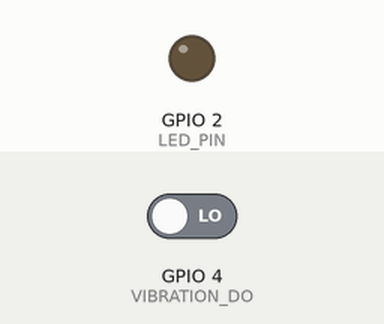
The program below on a simulated ESP32. Shown: output pins drawn as LEDs (lit = HIGH). Dashed ring = blinking. The inputs (shaded band) are chosen by the test bench; at power-on: GPIO 4 (VIBRATION_DO) LOW. What the program prints to the serial monitor is not drawn.

Above: at 2.2 s.
2.3 s: GPIO 4 (VIBRATION_DO) driven HIGH
At 5.2 s:
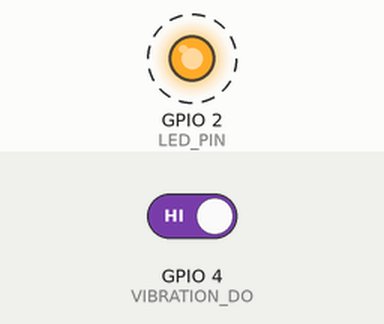
5.3 s: GPIO 4 (VIBRATION_DO) driven LOW
At 5.9 s:
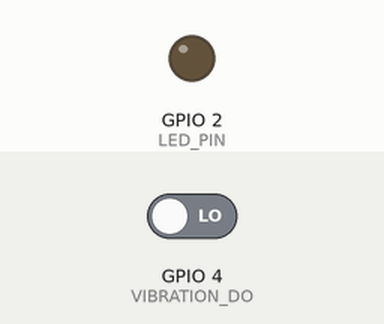
Timing chart, 0 to 8.3 s (numbered marks = the images above; inputs shaded):
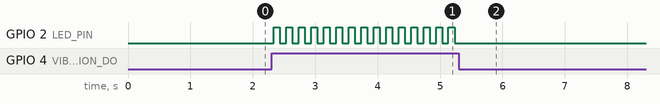

The program:

main.cpp
```cpp
// ============================================================
// HW-484 VIBRATION SENSOR TEST - DO (Digital Output) Method
// ============================================================
// This code:
// 1. Reads vibration from HW-484 DO pin
// 2. Blue LED blinks when vibration is detected
// 3. Blue LED OFF when no vibration
// 4. Shows status on Serial Monitor
// ============================================================

#include <Arduino.h>

// ============================================================
// PIN DEFINITIONS
// ============================================================

#define LED_PIN         2    // Built-in LED (GPIO 2)
#define VIBRATION_DO    4    // HW-484 Digital Output (GPIO 4)

// ============================================================
// SETUP - Runs once when ESP32 powers on
// ============================================================

void setup() {
    // --- Initialize Serial Monitor ---
    Serial.begin(115200);
    delay(1000);

    // --- Initialize LED ---
    pinMode(LED_PIN, OUTPUT);
    digitalWrite(LED_PIN, LOW);  // Start with LED OFF

    // --- Initialize Vibration Sensor (DO pin) ---
    pinMode(VIBRATION_DO, INPUT);

    // --- Print startup message ---
    Serial.println("========================================");
    Serial.println("  HW-484 VIBRATION SENSOR TEST");
    Serial.println("  (Digital Output - DO Method)");
    Serial.println("========================================");
    Serial.println();
    Serial.println("📌 HOW IT WORKS:");
    Serial.println("  - Shake sensor  → Blue LED BLINKS");
    Serial.println("  - Sensor still  → Blue LED OFF");
    Serial.println();
    Serial.println("📌 Sensitivity Adjustment:");
    Serial.println("  - Turn screw counter-clockwise = MORE sensitive");
    Serial.println("  - Turn screw clockwise = LESS sensitive");
    Serial.println();
    Serial.println("Waiting for vibration...");
    Serial.println("========================================");
    Serial.println();
}

// ============================================================
// LOOP - Runs forever
// ============================================================

void loop() {
    // --- Read vibration from DO pin ---
    // HIGH (1) = Vibration detected
    // LOW (0)  = No vibration
    int vibrationState = digitalRead(VIBRATION_DO);

    // --- Check if vibration is detected ---
    if (vibrationState == HIGH) {
        // ✅ VIBRATION DETECTED!

        // Print to Serial Monitor
        Serial.println("💥💥💥 VIBRATION DETECTED! 💥💥💥");

        // Blink Blue LED rapidly (3 times)
        digitalWrite(LED_PIN, HIGH);
        delay(100);
        digitalWrite(LED_PIN, LOW);
        delay(100);
        digitalWrite(LED_PIN, HIGH);
        delay(100);
        digitalWrite(LED_PIN, LOW);
        delay(100);
        digitalWrite(LED_PIN, HIGH);
        delay(100);
        digitalWrite(LED_PIN, LOW);
        delay(100);

    } else {
        // ❌ NO VIBRATION

        // Print to Serial Monitor (only once every 2 seconds to avoid spam)
        static unsigned long lastPrint = 0;
        if (millis() - lastPrint > 2000) {
            lastPrint = millis();
            Serial.println("⏳ No vibration... (Blue LED OFF)");
        }

        // Keep Blue LED OFF
        digitalWrite(LED_PIN, LOW);
        delay(100);
    }
}
```

Measured:
- after the input at 2.3 s, GPIO 2 (LED_PIN): alternates HIGH for 0.10 s and LOW for 0.10 s, starting at once
- after the input at 5.3 s, GPIO 2 (LED_PIN): stops changing and stays LOW
